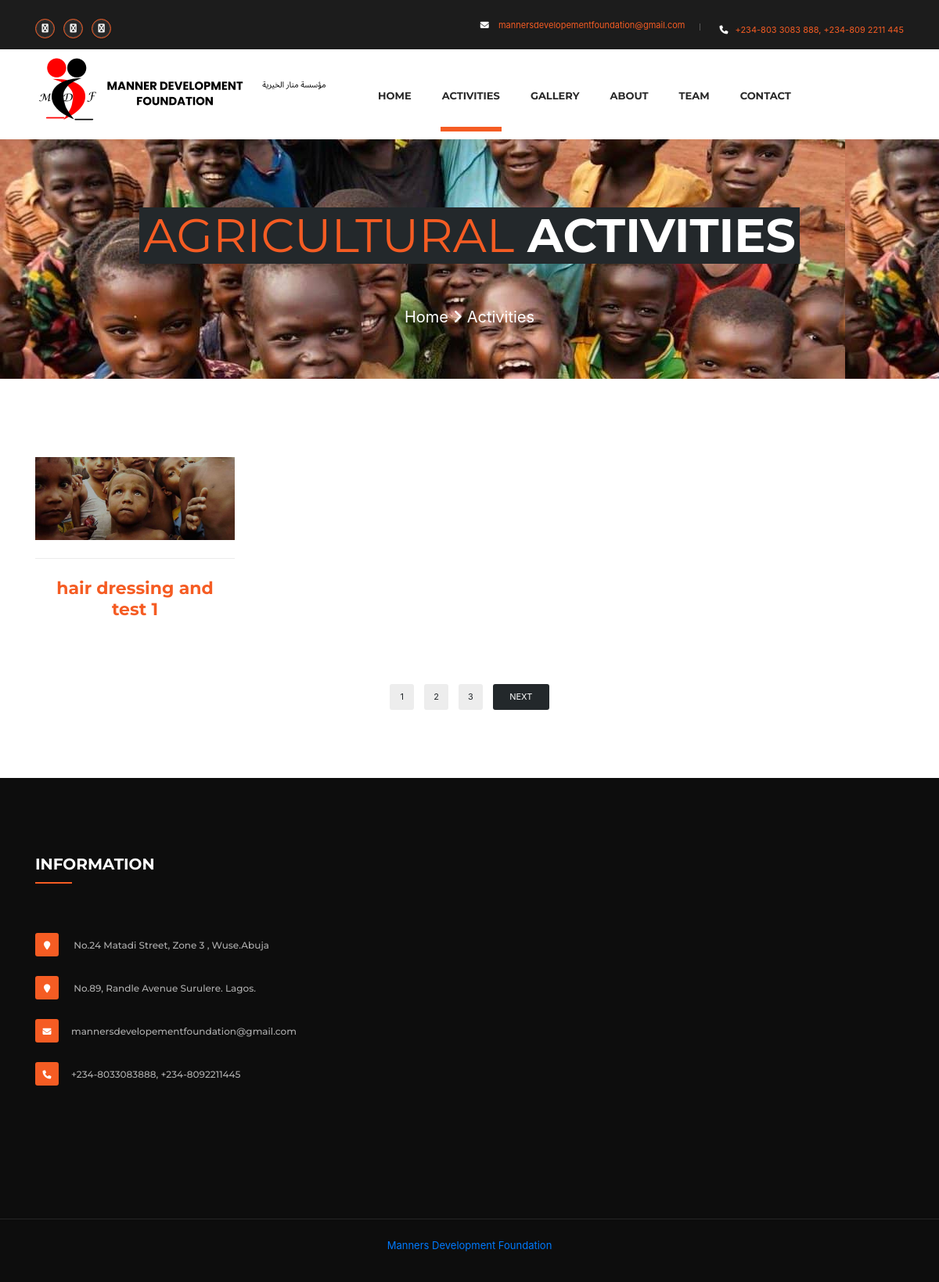
Page /post/agriculture_livestock_&_farming on the earlier database version.
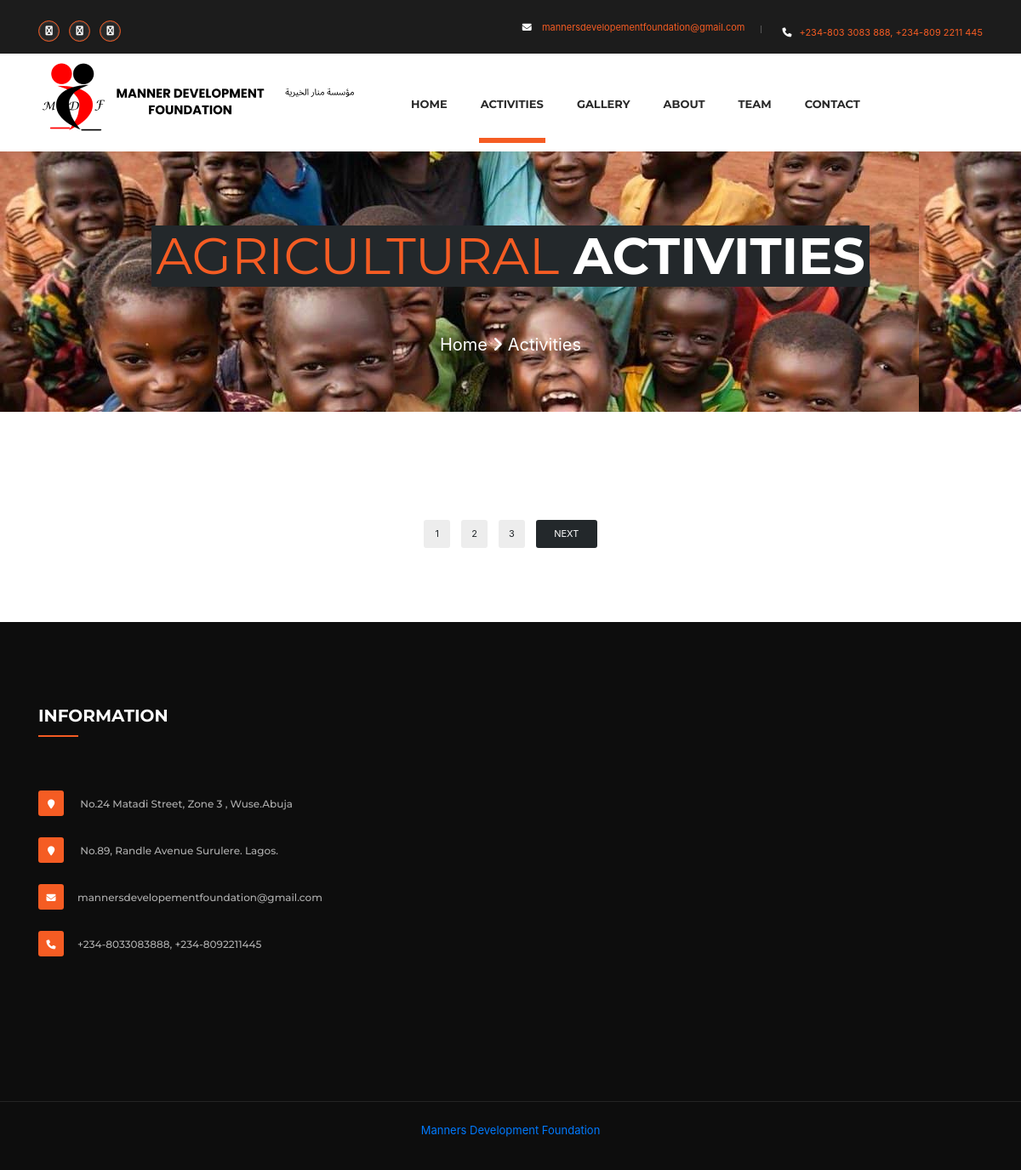
Same page on the later database version.
### organisermangementapp/models.py (models this page shows, shortened)
class Blogposter(models.Model):
    heading = models.CharField(max_length=500)
    category = models.ForeignKey(Activity, on_delete=models.CASCADE, max_length=50,null=True, blank=True)
    back_ground_img = models.ImageField(upload_to="images", null=True,blank=True)
    back_ground_img_title = models.CharField(max_length=1000, null=True, blank=True)
    writer_name = models.CharField(max_length=1000,null=True, blank=True)
    cause_sub_heading = models.CharField(max_length=1000, null=True, blank=True)
    cause_sub_heading_img = models.ImageField(upload_to="images", null=True, blank=True)
    cause_sub_heading_img_title = models.CharField(max_length=1000, null=True, blank=True)
    article = models.TextField(max_length=5000, null=True, blank=True)
    youtube_link = models.CharField(max_length=1000, null=True, blank=True)
    images1 = models.ImageField(upload_to="images", null=True, blank=True)
    images2 = models.ImageField(upload_to="images", null=True, blank=True)
    images3 = models.ImageField(upload_to="images", null=True, blank=True)
    images4 = models.ImageField(upload_to="images", null=True, blank=True)
    created_on = models.DateTimeField(auto_now_add=True)
    @property
    def imageURL(self):
        try:
            url =self.back_ground_img.url
        except:
            url =""
        return url

### organisermangementapp/views.py (the view)
# urls.py: path('post/agriculture_livestock_&_farming', views.agriculture, name="post_agriculture"),
def agriculture(request):
    pk ="agriculture_livestock_&_farming"
    post = Blogposter.objects.filter(category__category=pk)
    context = {'post': post, }
    return render(request, 'agriculture.html', context)

### organisermangementapp/templates/agriculture.html (shortened to what the changed rows need)
{% load static %}
<!DOCTYPE html>
<html>
<head>
    <link rel="stylesheet" href='{% static "stylescss/responsive.css" %}'>
    	<link rel="stylesheet" href='{% static "styles/bootstrap.css" %}'>
        <link rel="stylesheet" href='{% static "styles/component.css" %}'>
        <link rel="stylesheet" href='{% static "styles/flaticon.css" %}'>
        <link rel="stylesheet" href='{% static "styles/style.css" %}'>
       <link rel="stylesheet" href='{% static "styles/hover.css" %}'>
        <link rel="stylesheet" href='{% static "styles/revolution-slider.css" %}'>
        <link rel="stylesheet" href='{% static "styles/animate.css" %}'>
        <link rel="stylesheet" href='{% static "styles/font-awesome.css" %}'>
         <link rel="stylesheet" href='{% static "styles/owl.css" %}'>
          <link rel="stylesheet" href='{% static "styles/responsive.css" %}'>
    	<link rel="stylesheet" href="https://cdn.jsdelivr.net/npm/bootstrap@4.3.1/dist/css/bootstrap.min.css">
       	<link rel="stylesheet" href="https://cdnjs.cloudflare.com/ajax/libs/font-awesome/6.3.0/css/all.min.css" />
</head>
<body>
    <div class="page-wrapper">
        <section class="slider-section" style="background-image:url(/static/images/gallery/background.jpeg);">
            <div class="container">
                <div class="slider">
                    <div class="text team-light">
                         <h2><span>Agricultural</span> Activities</h2>
                    </div>
                </div>
            </div>
        </section>
        <section class="welcome-seciton page-causes">
            <div class="container">
                <div class="row">
               {% for posts in post %}
                      <div class="col-md-3 col-sm-6 col-xs-12">
                        <div class="welcome-item hvr-float-shadow">
                            <div class="img-holder">
                             <figure><a href="{% url 'agriculture_post' posts.id %}"><img src="{{posts.imageURL}}" alt="Images" /></a></figure>
                            </div>
                            <div class="text">
                                  <div class="pro-text">
                                    <h4>{{posts.heading }}</h4>
                                    </div>
                            </div>
                        </div>
                    </div>
                     {% endfor %}
                    </div>
                </div>
            </div>
{% include "footer.html" %}

Differences in the rows shown:
no longer on this page (row edited): Blogposter: imageURL (picture), heading "hair dressing and test 1"
